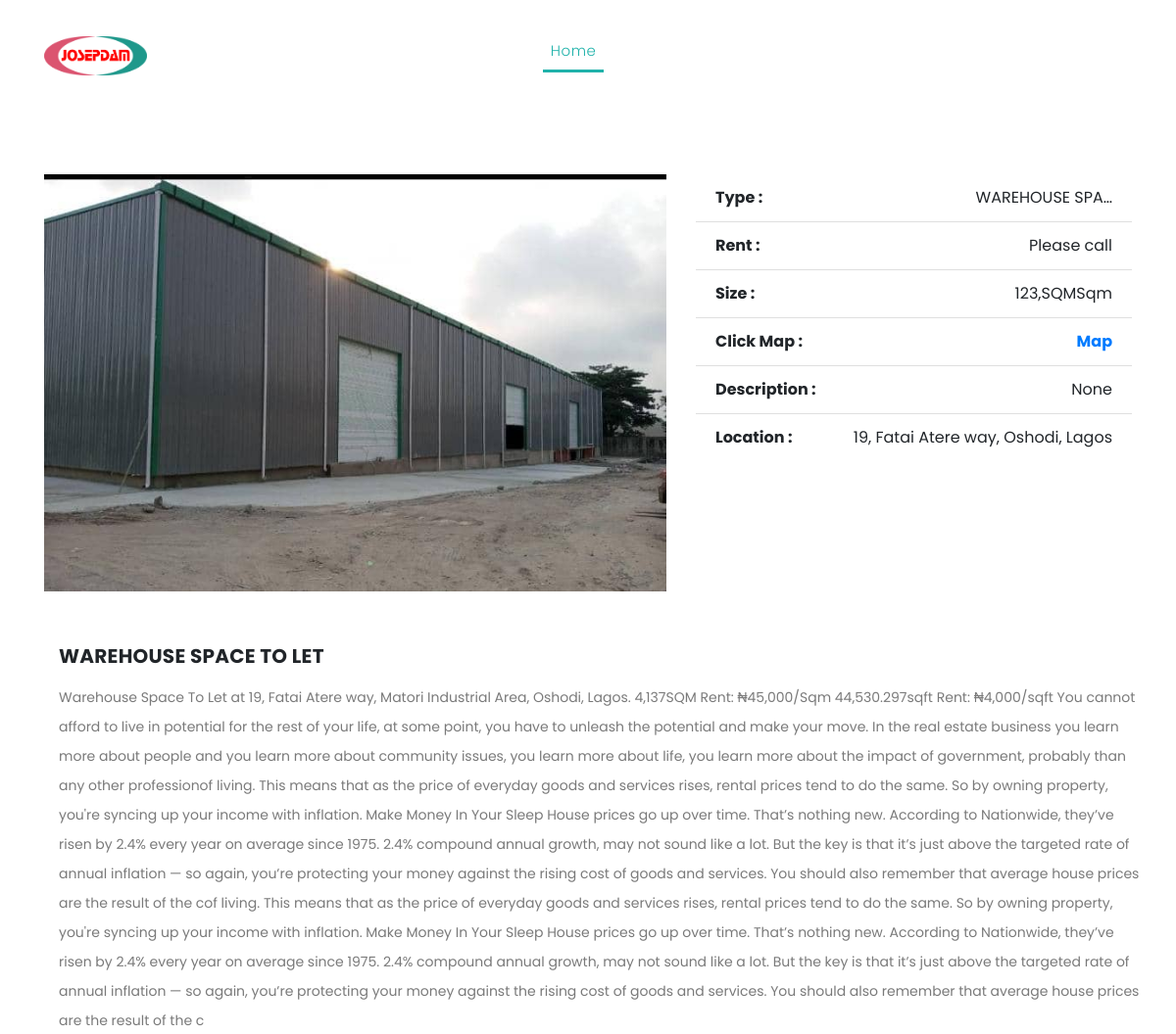
The app's page /article/6/ (upper part), older data.
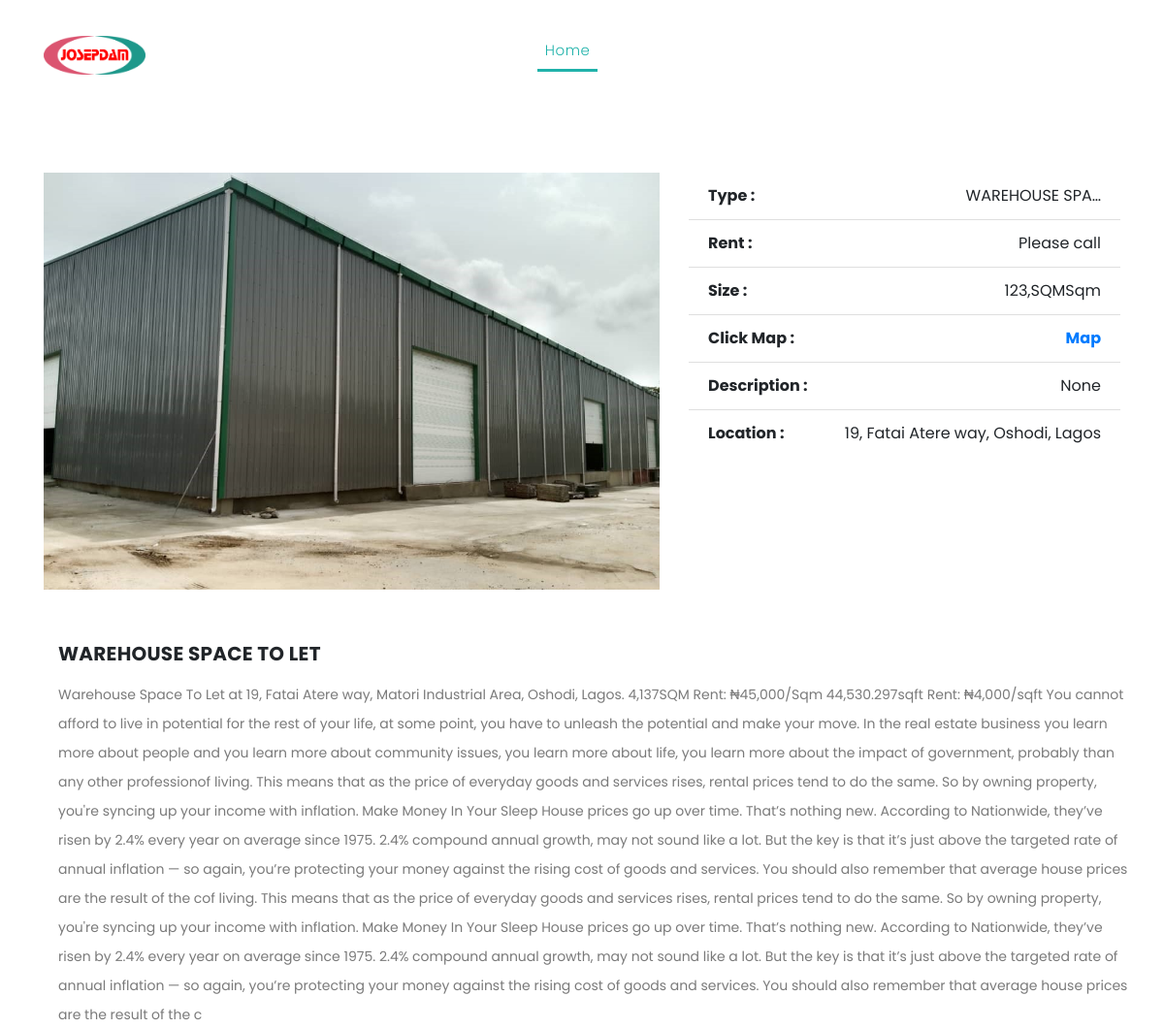
The same page, newer data.
### josepdam/models.py (models this page shows, shortened)
class ConstructionPost(models.Model):
    title = models.CharField(max_length=255, blank=True, null=True)
    description = models.TextField()
    slug = models.SlugField (max_length=255)
    img = models.ImageField ( upload_to= 'image/')
    publish_date = models.DateTimeField (auto_now_add= True)
    author = models.ForeignKey(User, on_delete=models.CASCADE)
    rent = models.CharField(max_length = 50,blank=True, null=True)
    size = models.CharField(max_length = 50,blank=True, null=True)
    details = models.CharField(max_length = 200,blank=True, null=True)
    location = models.CharField(max_length = 200,blank=True, null=True)
    class Meta:
        ordering =['-publish_date']

### josepdam/views.py (the view, shortened to what this page needs)
# urls.py: path('article/<int:pk>/', ArticleDetailView.as_view(), name="detail"),
class ArticleDetailView(DetailView):
    model = ConstructionPost
    template_name = 'josep/article_detail.html'

### templates/josep/article_detail.html (shortened to what this page needs)
{% extends "base.html" %}
{% load static %}
{% block content%}
    <div class="page-headin header-text">
      <div class="container">
        <div class="row">
          <div class="col-md-12">
            <br>
            <a " " class="btn btn-blue"> </a>
          </div>
        </div>
      </div>
    </div>
    <div class="services">
      <div class="container">
        <div class="row">
          <div class="col-md-7">
            <div>
              {% if object.img %}
              <img src="{{ object.img.url }}" alt="" class="img-fluid wc-image">
              {% endif %}
            </div> <br>
          </div>
          <div class="col-md-5">
            <form action="#" method="post" class="form">
              <ul class="list-group list-group-flush">
               <li class="list-group-item">
                    <div class="clearfix">
                      <strong class="pull-left">Type :</strong>
                      <span class="pull-right">{{ object.title|truncatechars:14 }}</span>
                    </div>
               </li>
               <li class="list-group-item">
                    <div class="clearfix">
                         <strong class="pull-left">Rent :</strong>
                         <span class="pull-right"> {{ object.rent }}</span>
                    </div>
               </li>
               <li class="list-group-item">
                    <div class="clearfix">
                      <strong class="pull-left">Size :</strong>
                         <span class="pull-right">{{ object.size }}Sqm</span>
                    </div>
               </li>
                <li class="list-group-item">
                  <div class="clearfix">
                       <strong class="pull-left">Click Map :</strong>
                       <a href="https://www.google.com/maps/@6.5352339,3.3489682,15z?entry=ttu"> <strong class="pull-right"> Map</strong>
                       </div></a>
                  </li>
           <li class="list-group-item">
            <div class="clearfix">
              <strong class="pull-left">Description :</strong>
              <span class="pull-right">{{ object.details }}</span>
            </div>
            <li class="list-group-item">
              <div class="clearfix">
                <strong class="pull-left">Location :</strong>
                <span class="pull-right">{{ object.location }}</span>
              </div>
         </li>
          </li>
        </div> <br>
        <div class="tabs-content" style="display: block;">
          <h4>{{ object.title }}</h4>
          <p>{{ object.description|truncatechars:9000 }}</p>
        </div>
        </div>
        <br>
        <br>
        <br>
      </div>
    </div>
{% endblock %}

Row changes from the older to the newer data that the page shows:
changed ConstructionPost "WAREHOUSE SPACE TO LET": img: a different picture
